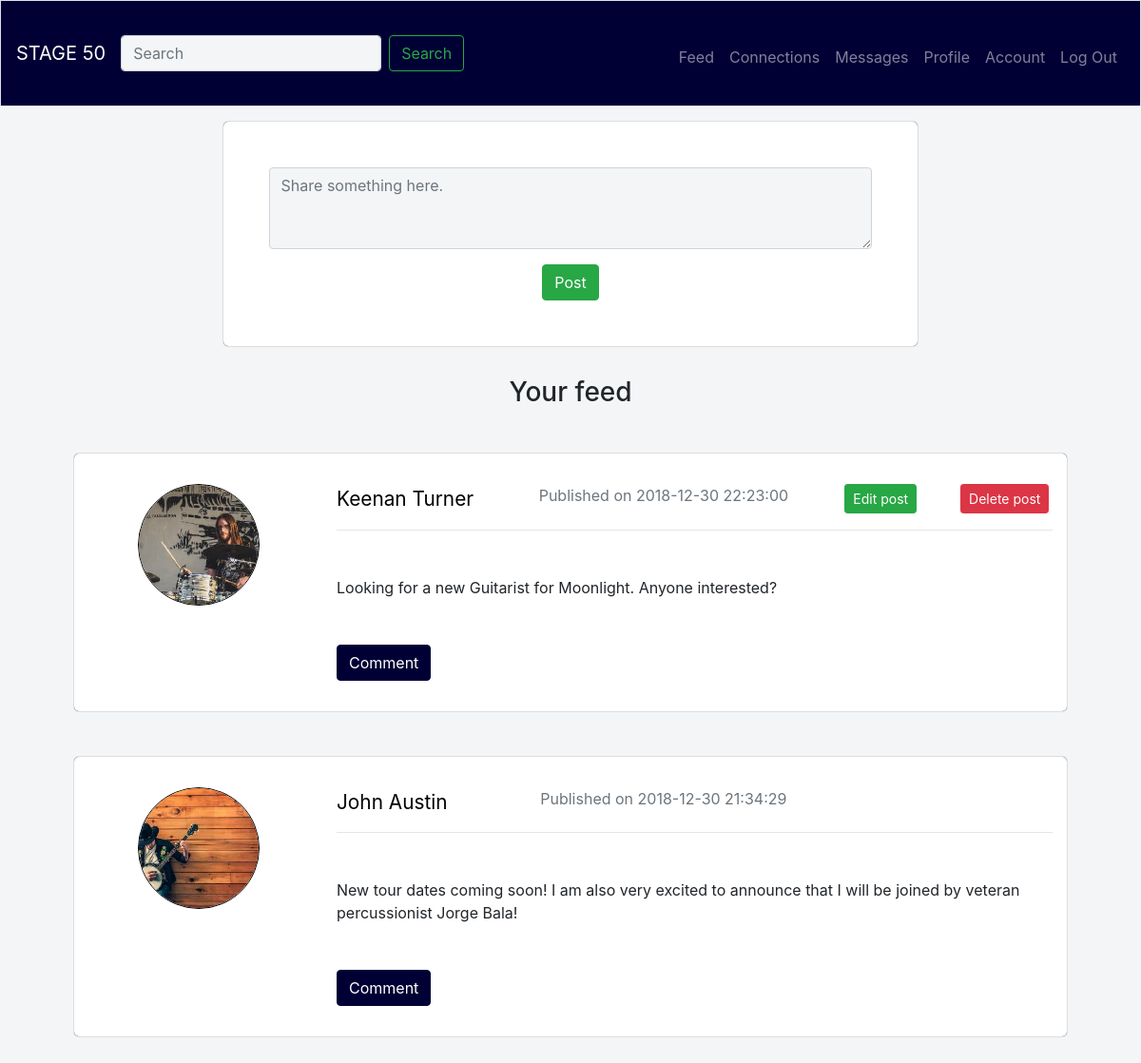
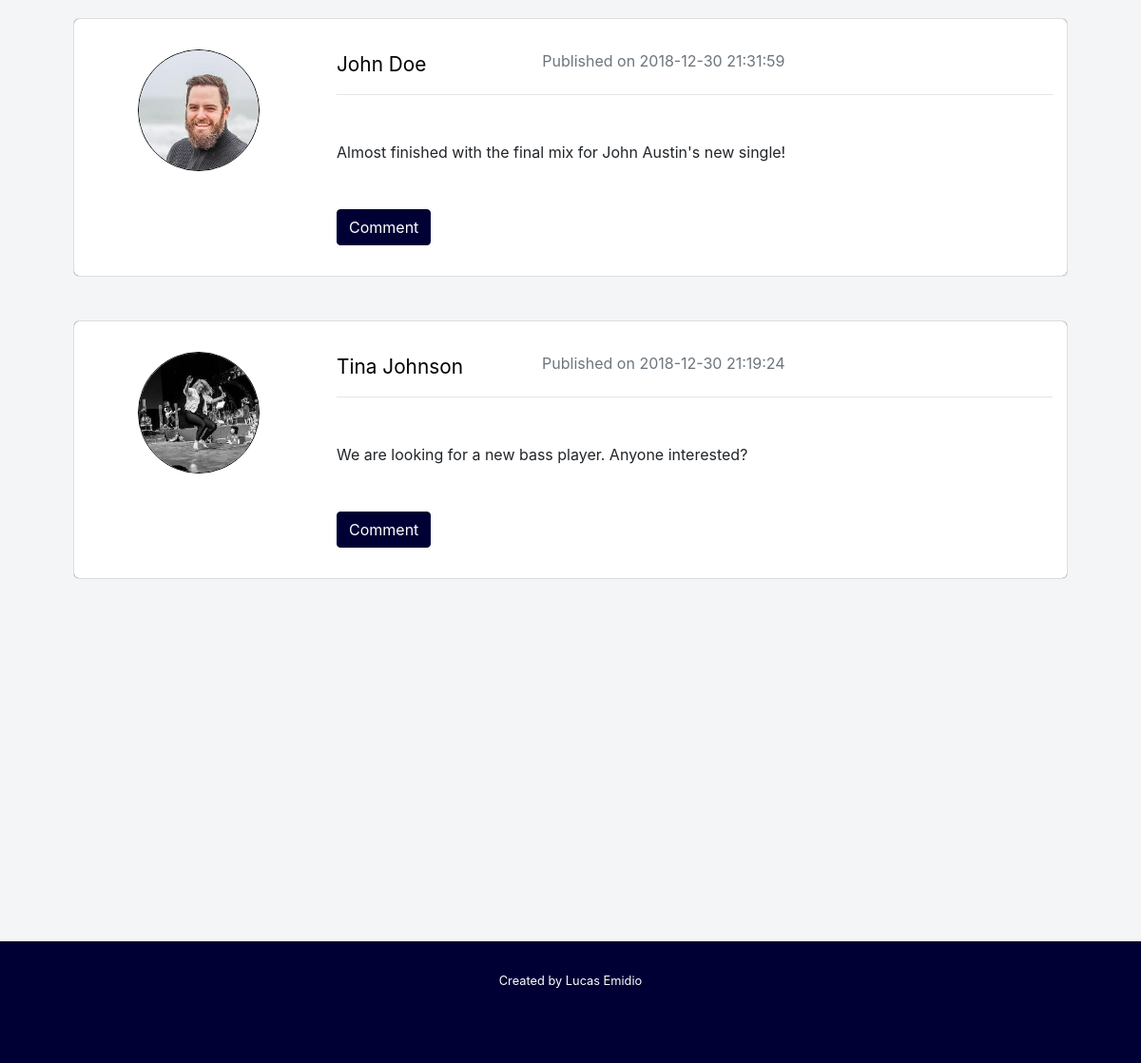
The page /feed (signed in) on the database its author committed (2 pictures, top to bottom).
### tables this page shows
CREATE TABLE 'posts' (
    'id' integer PRIMARY KEY AUTOINCREMENT NOT NULL,
    'author_id' integer NOT NULL REFERENCES users(id),
    'content' text NOT NULL,
    'date_published' datetime NOT NULL
);

CREATE TABLE 'users' (
    'id' integer PRIMARY KEY AUTOINCREMENT NOT NULL,
    'first' varchar(100) NOT NULL,
    'last' varchar(100) NOT NULL,
    'email' varchar(100) NOT NULL UNIQUE,
    'hash' text NOT NULL,
    'created_at' datetime NOT NULL
);

### application.py (the view)
@app.route("/feed", methods=["GET", "POST"])
@login_required
def feed():
    if request.method == "POST":
        if not request.form.get("content"):
            flash("Post cannot be empty.", "danger")
            return redirect(url_for('feed'))
        create_post(conn, session["user_id"], request.form.get("content"))
        flash("Post submitted!", "success")
        return redirect(url_for('feed'))
    else:
        posts = get_all_posts(conn)
        return render_template("feed.html", posts=posts)

### application.py (called while the page is built)
@app.after_request
def after_request(response):
    response.headers["Cache-Control"] = "no-cache, no-store, must-revalidate"
    response.headers["Expires"] = 0
    response.headers["Pragma"] = "no-cache"
    return response

### helpers.py (called while the page is built)
def login_required(f):
    @wraps(f)
    def decorated_function(*args, **kwargs):
        if session.get("user_id") is None:
            return redirect("/login")
        return f(*args, **kwargs)
    return decorated_function

def get_picture_path(picture_name):
    picture_path = os.path.join('static/profile_pics', picture_name)
    return picture_path

def get_all_posts(conn):
    cursor = conn.execute("""SELECT posts.*, users.first, users.last, profiles.picture
                             FROM posts
                             JOIN users ON posts.author_id = users.id
                             JOIN profiles ON posts.author_id = profiles.id
                             ORDER BY posts.date_published DESC""")
    rows = cursor.fetchall()
    if rows is None:
        flash("Failed to load posts.", "danger")
        return redirect("/feed")
    posts = []
    for row in rows:
        post = {}
        post["id"] = row[0]
        post["author_id"] = row[1]
        post["content"] = row[2]
        post["date_published"] = row[3]
        post["author_first"] = row[4]
        post["author_last"] = row[5]
        post["author_picture"] = get_picture_path(row[6])
        posts.append(post)
    return posts

### templates/feed.html (shortened to what this page needs)
{% extends "layout.html" %}
{% block styles %}
    {{ super() }}
{% endblock %}
{% block navbar %}
    {{ super() }}
{% endblock %}
{% block main %}
    <form class="post-form" action="/feed" method="POST">
        <div class="form-group">
            <textarea class="form-control textarea" name="content" placeholder="Share something here." rows="3" cols="50"></textarea>
        </div>
        <div>
            <button class="btn btn-md btn-success" type="submit">Post</button>
        </div>
    </form>
    <h3>Your feed</h3>
    {% for post in posts %}
        <div class="post row">
            <div class="post-picture col-md-3">
                <img class="round-medium-pic" src="/{{ post.author_picture }}" alt="{{ post.author_first }} {{ post.author_last }}"/>
            </div>
            <div class="post-data col-md-9">
                <div class="post-metadata row">
                    <div class="post-author-name col-md-3">
                        <a href="/profile/{{ post.author_id }}">{{ post.author_first }} {{ post.author_last }}</a>
                    </div>
                    <div class="post-date-published col-md-5 text-muted">
                        Published on {{ post.date_published }}
                    </div>
                    {% if post.author_id == session.user_id %}
                    <div class="post-edit col-md-2">
                        <a class="btn btn-sm btn-success" href="/post/{{ post.id }}/edit">Edit post</a>
                    </div>
                    <div class="post-delete col-md-2">
                        <a class="btn btn-sm btn-danger" href="/post/{{ post.id }}/delete">Delete post</a>
                    </div>
                    {% endif %}
                </div>
                <hr/>
                <div class="post-content row">
                    <p class="col-sm-12">{{ post.content }}</p>
                </div>
                <div class="post-comment-btn">
                    <a class="btn btn-md btn-info" href="/post/{{ post.id }}">Comment</a>
                </div>
            </div>
        </div>
    {% endfor %}
{% endblock %}

### templates/layout.html (shortened to what this page needs)
<!DOCTYPE html>
<html>
    <head>
        <link rel="stylesheet" href="https://stackpath.bootstrapcdn.com/bootstrap/4.1.3/css/bootstrap.min.css"/>
        {% block styles %}
        <link href="/static/styles.css" rel="stylesheet" type="text/css"/>
        {% endblock %}
    </head>
    <body>
        {% block navbar %}
        <nav class="navbar navbar-expand-md navbar-dark bg-dark border">
            <a class="navbar-brand" href="/">STAGE 50</a>
            <div class="collapse navbar-collapse" id="navbar">
                {% if session.user_id %}
                    <form class="form-inline my-2 my-lg-0" action="{{ url_for('search') }}" method="GET">
                      <input class="form-control mr-sm-2" name="q" type="search" placeholder="Search" aria-label="Search">
                      <button class="btn btn-outline-success my-2 my-sm-0" type="submit">Search</button>
                    </form>
                    <ul class="navbar-nav ml-auto mt-2">
                        <li class="nav-item"><a class="nav-link" href="{{ url_for('feed') }}">Feed</a></li>
                        <li class="nav-item"><a class="nav-link" href="{{ url_for('connections') }}">Connections</a></li>
                        <li class="nav-item"><a class="nav-link" href="{{ url_for('messages') }}">Messages</a></li>
                        <li class="nav-item"><a class="nav-link" href="/profile/{{ session.user_id }}">Profile</a></li>
                        <li class="nav-item"><a class="nav-link" href="{{ url_for('account') }}">Account</a></li>
                        <li class="nav-item"><a class="nav-link" href="{{ url_for('logout') }}">Log Out</a></li>
                    </ul>
                {% else %}
                    <ul class="navbar-nav ml-auto mt-2">
                        <li class="nav-item"><a class="nav-link" href="/register">Register</a></li>
                        <li class="nav-item"><a class="nav-link" href="/login">Log In</a></li>
                    </ul>
                {% endif %}
            </div>
        </nav>
        {% endblock %}
        <main class="container p-5 text-center">
            {% block main %}{% endblock %}
        </main>
        <footer class="small text-center">
            Created by Lucas Emidio
        </footer>
    </body>
</html>

### static/styles.css (style rules this page uses)
html, body { height: 100%; width: 100%; min-height: 100%; background-color: #f4f5f7; }
.bg-dark { min-height: 5%; background-color: #000035!important; }
main { min-height: 85%; margin: 3rem auto; }
footer { color: #fff; clear: both; position: relative; width: 100%; height: 10%; background-color: #000035; padding-top: 2rem; }
.round-big-pic, .round-medium-pic, .round-small-pic { overflow: hidden; border: 1px solid black; border-radius: 50%; }
.round-medium-pic { height: 8rem; width: 8rem; }
.post { background-color: #fff; margin: 3rem auto; padding: 2rem 0; box-shadow: 0 0 1px black; border-radius: 5px; }
.post-picture, .post-data, .post-author-name, .post-date-published, .post-edit, .post-delete { display: inline-block; }
.post-author-name { text-align: left; }
.post-author-name>a { font-size: 1.3rem; color: black; }
.post-content { padding-top: 2rem; padding-bottom: 2rem; }
.post-content>p, .post-comment-btn { text-align: left; }
.post-comment-btn>a { background-color: #000035; border-color: #000035; }
.post-form { margin: -5rem 15% 2rem 15%; }
.form, .user-auth-form, .post-form { padding: 3rem; background-color: #fff; box-shadow: 0 0 1px black; border-radius: 5px; }
.form-control { background-color: #f4f5f7; }

### rows shown on the page
posts: shows a picture, author_first "Keenan", author_last "Turner", date_published "2018-12-30 22:23:00", content "Looking for a new Guitarist for Moonlight. Anyone interested?"
posts: shows a picture, author_first "John", author_last "Austin", date_published "2018-12-30 21:34:29", content "New tour dates coming soon! I am also very excited to announce that I will be joined by veteran percussionist Jorge Bala!"
posts: shows a picture, author_first "John", author_last "Doe", date_published "2018-12-30 21:31:59", content "Almost finished with the final mix for John Austin's new single!"
posts: shows a picture, author_first "Tina", author_last "Johnson", date_published "2018-12-30 21:19:24", content "We are looking for a new bass player. Anyone interested?"
